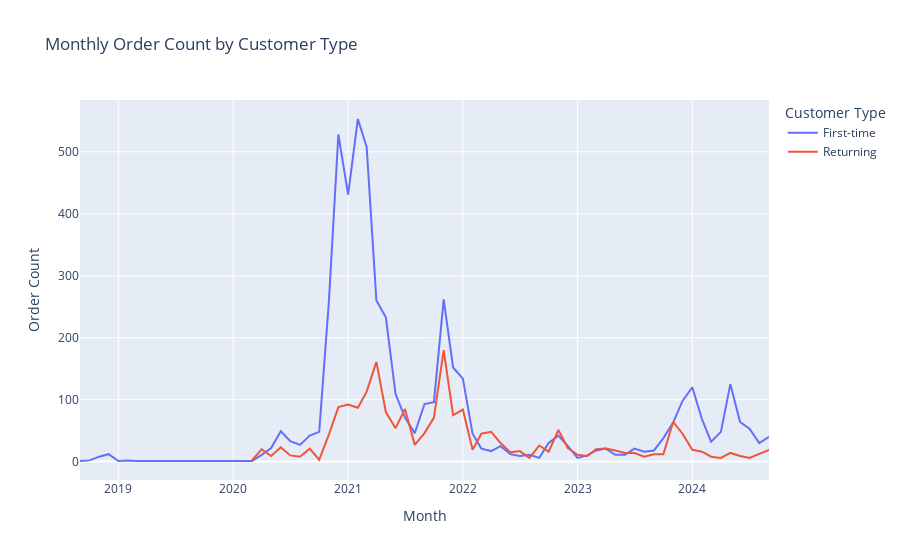

Source (notebook cell):
### Code cell
# Convert 'day' column to datetime if it's not already
dfs['day'] = pd.to_datetime(dfs['day'])

# Group the data by customer_type and month, then count the orders
monthly_orders_by_customer_type = dfs.groupby([dfs['day'].dt.to_period('M'), 'customer_type'])['order_id'].count().unstack()

# Reset the index to make the month a column
monthly_orders_by_customer_type = monthly_orders_by_customer_type.reset_index()
monthly_orders_by_customer_type['day'] = monthly_orders_by_customer_type['day'].dt.to_timestamp()

# Create the plot using plotly express
fig = px.line(monthly_orders_by_customer_type, x='day', y=['First-time', 'Returning'],
              title='Monthly Order Count by Customer Type',
              labels={'day': 'Month', 'value': 'Order Count', 'variable': 'Customer Type'},
              line_shape='linear')

# Customize the layout
fig.update_layout(
    xaxis_title='Month',
    yaxis_title='Order Count',
    legend_title='Customer Type',
    hovermode='x unified'
)

# Show the plot
fig.show()

### Figure 1 — Plotly figure (JSON) as saved in the notebook; plotly's stock layout.template omitted (floating-point values rounded to 4 significant figures)
{"data": [{"hovertemplate": "Customer Type=First-time<br>Month=%{x}<br>Order Count=%{y}<extra></extra>", "legendgroup": "First-time", "line": {"color": "#636efa", "dash": "solid", "shape": "linear"}, "marker": {"symbol": "circle"}, "mode": "lines", "name": "First-time", "orientation": "v", "showlegend": true, "type": "scatter", "x": ["2018-09-01T00:00:00", "2018-10-01T00:00:00", "2018-11-01T00:00:00", "2018-12-01T00:00:00", "2019-01-01T00:00:00", "2019-02-01T00:00:00", "2019-03-01T00:00:00", "2019-04-01T00:00:00", "2019-05-01T00:00:00", "2019-08-01T00:00:00", "2020-03-01T00:00:00", "2020-04-01T00:00:00", "2020-05-01T00:00:00", "2020-06-01T00:00:00", "2020-07-01T00:00:00", "2020-08-01T00:00:00", "2020-09-01T00:00:00", "2020-10-01T00:00:00", "2020-11-01T00:00:00", "2020-12-01T00:00:00", "2021-01-01T00:00:00", "2021-02-01T00:00:00", "2021-03-01T00:00:00", "2021-04-01T00:00:00", "2021-05-01T00:00:00", "2021-06-01T00:00:00", "2021-07-01T00:00:00", "2021-08-01T00:00:00", "2021-09-01T00:00:00", "2021-10-01T00:00:00", "2021-11-01T00:00:00", "2021-12-01T00:00:00", "2022-01-01T00:00:00", "2022-02-01T00:00:00", "2022-03-01T00:00:00", "2022-04-01T00:00:00", "2022-05-01T00:00:00", "2022-06-01T00:00:00", "2022-07-01T00:00:00", "2022-08-01T00:00:00", "2022-09-01T00:00:00", "2022-10-01T00:00:00", "2022-11-01T00:00:00", "2022-12-01T00:00:00", "2023-01-01T00:00:00", "2023-02-01T00:00:00", "2023-03-01T00:00:00", "2023-04-01T00:00:00", "2023-05-01T00:00:00", "2023-06-01T00:00:00", "2023-07-01T00:00:00", "2023-08-01T00:00:00", "2023-09-01T00:00:00", "2023-10-01T00:00:00", "2023-11-01T00:00:00", "2023-12-01T00:00:00", "2024-01-01T00:00:00", "2024-02-01T00:00:00", "2024-03-01T00:00:00", "2024-04-01T00:00:00", "2024-05-01T00:00:00", "2024-06-01T00:00:00", "2024-07-01T00:00:00", "2024-08-01T00:00:00", "2024-09-01T00:00:00"], "xaxis": "x", "y": [1, 2, 8, 12, 1, 2, 1, 1, 2, 2, 1, 11, 22, 49, 33, 27, 42, 48, 260, 528, 431, 553, 508, 260, 233, 109, 71, 46, 93, 96, 262, 152, 134, 45, 21, 17, 25, 12, 9, 11, 6, 30, 42, 25, 6, 10, 18, 21, 11, 11, 21, 16, 18, 38, 63, 98, 120, 68, 32, 48, 125, 64, 53, 30, 40], "yaxis": "y"}, {"hovertemplate": "Customer Type=Returning<br>Month=%{x}<br>Order Count=%{y}<extra></extra>", "legendgroup": "Returning", "line": {"color": "#EF553B", "dash": "solid", "shape": "linear"}, "marker": {"symbol": "circle"}, "mode": "lines", "name": "Returning", "orientation": "v", "showlegend": true, "type": "scatter", "x": ["2018-09-01T00:00:00", "2018-10-01T00:00:00", "2018-11-01T00:00:00", "2018-12-01T00:00:00", "2019-01-01T00:00:00", "2019-02-01T00:00:00", "2019-03-01T00:00:00", "2019-04-01T00:00:00", "2019-05-01T00:00:00", "2019-08-01T00:00:00", "2020-03-01T00:00:00", "2020-04-01T00:00:00", "2020-05-01T00:00:00", "2020-06-01T00:00:00", "2020-07-01T00:00:00", "2020-08-01T00:00:00", "2020-09-01T00:00:00", "2020-10-01T00:00:00", "2020-11-01T00:00:00", "2020-12-01T00:00:00", "2021-01-01T00:00:00", "2021-02-01T00:00:00", "2021-03-01T00:00:00", "2021-04-01T00:00:00", "2021-05-01T00:00:00", "2021-06-01T00:00:00", "2021-07-01T00:00:00", "2021-08-01T00:00:00", "2021-09-01T00:00:00", "2021-10-01T00:00:00", "2021-11-01T00:00:00", "2021-12-01T00:00:00", "2022-01-01T00:00:00", "2022-02-01T00:00:00", "2022-03-01T00:00:00", "2022-04-01T00:00:00", "2022-05-01T00:00:00", "2022-06-01T00:00:00", "2022-07-01T00:00:00", "2022-08-01T00:00:00", "2022-09-01T00:00:00", "2022-10-01T00:00:00", "2022-11-01T00:00:00", "2022-12-01T00:00:00", "2023-01-01T00:00:00", "2023-02-01T00:00:00", "2023-03-01T00:00:00", "2023-04-01T00:00:00", "2023-05-01T00:00:00", "2023-06-01T00:00:00", "2023-07-01T00:00:00", "2023-08-01T00:00:00", "2023-09-01T00:00:00", "2023-10-01T00:00:00", "2023-11-01T00:00:00", "2023-12-01T00:00:00", "2024-01-01T00:00:00", "2024-02-01T00:00:00", "2024-03-01T00:00:00", "2024-04-01T00:00:00", "2024-05-01T00:00:00", "2024-06-01T00:00:00", "2024-07-01T00:00:00", "2024-08-01T00:00:00", "2024-09-01T00:00:00"], "xaxis": "x", "y": [null, null, null, null, 1, null, null, null, null, null, 2, 20, 9, 23, 10, 8, 21, 3, 44, 88, 92, 87, 113, 161, 80, 54, 85, 27, 46, 71, 180, 75, 84, 19, 45, 48, 30, 15, 17, 6, 26, 16, 51, 22, 11, 9, 20, 21, 18, 14, 14, 8, 12, 12, 64, 45, 19, 16, 8, 6, 14, 9, 6, 13, 19], "yaxis": "y"}], "layout": {"hovermode": "x unified", "legend": {"title": {"text": "Customer Type"}, "tracegroupgap": 0}, "title": {"text": "Monthly Order Count by Customer Type"}, "xaxis": {"anchor": "y", "domain": [0, 1], "title": {"text": "Month"}}, "yaxis": {"anchor": "x", "domain": [0, 1], "title": {"text": "Order Count"}}}}
